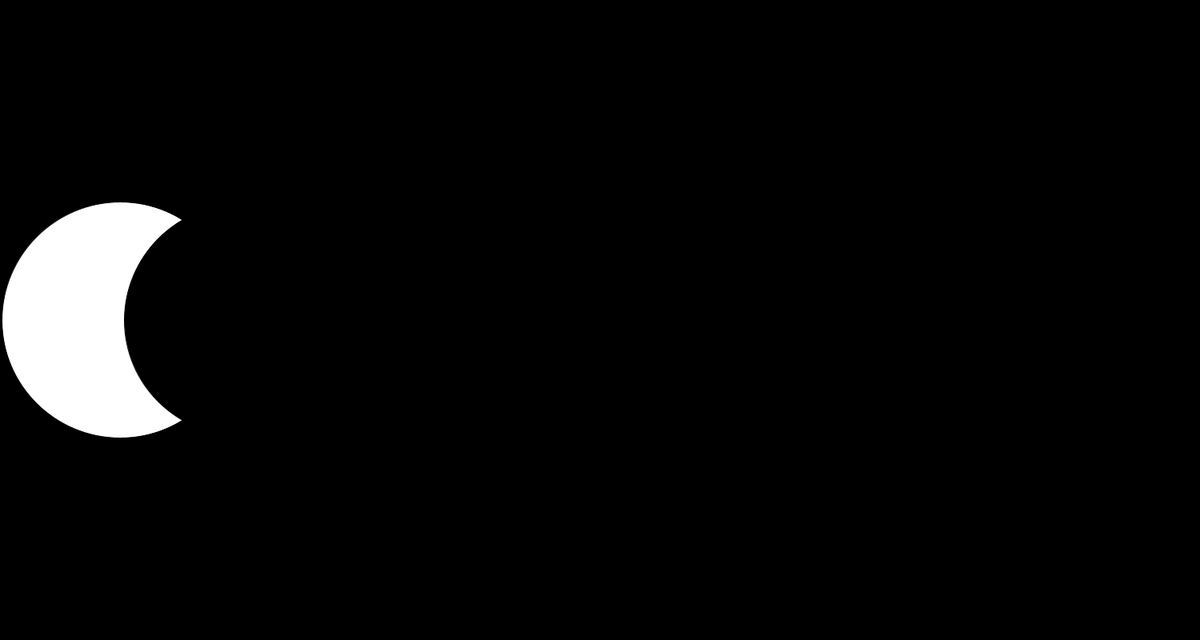
Frame 1 (no input)
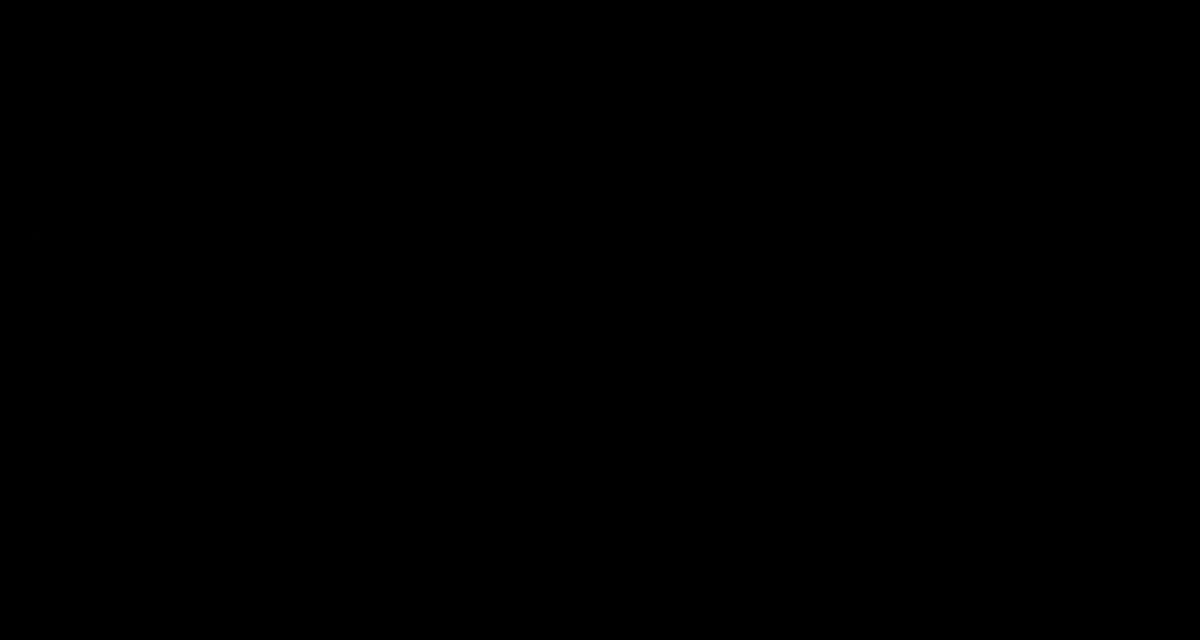
Frame 60 (the mouse pressed at the canvas centre just before this capture)
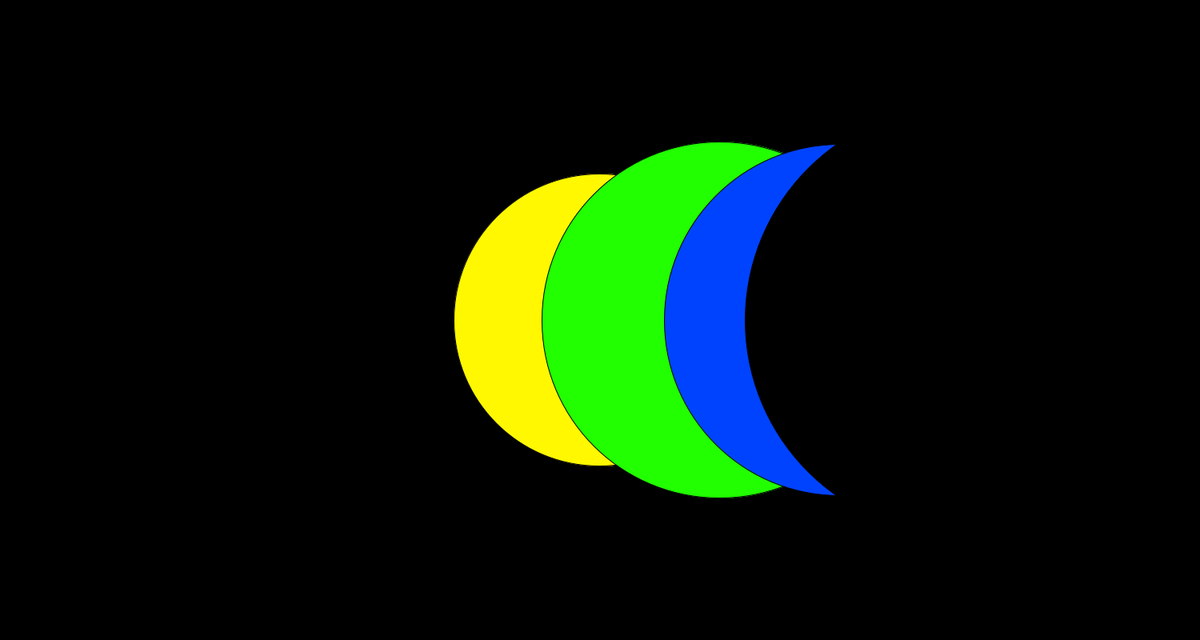
Frame 120 (the mouse held since frame 60 and released just before this capture)

The Processing sketch that drew these frames (run headless with seeded random() and noise(); from frame 60 on, the mouse is pressed at the canvas centre):

// Processing sketch: processing_43154
// ── processing_43154.pde

int data[]={616, 605, 657, 673, 740, 880, 868, 1039};



void setup(){
  background(0);
  size(1500,800);
  smooth();
  colorMode(HSB, 360, 100, 100);
}
  
  
void draw(){
  
  for(int i=0; i<data.length; i++){
  float ellSize=map(data[i], 100, 1500, 0, 800);
  float clr1=map(data[i], 600, 1050, 0, 360);
  //float clr2=map(data[i], 600, 1050, 0, 100);
  //float clr3=map(data[i], 600, 1050, 0, 100);
 
  ellipse(i*150+150, 400, ellSize, ellSize); 
  //fill(clr);
  
  if(dist(mouseX, mouseY, i*150+150, 400)<ellSize/2){
    fill(clr1,100,100);
  }else{
    fill(0,0,0);
  }
    
  }
  
  
}
